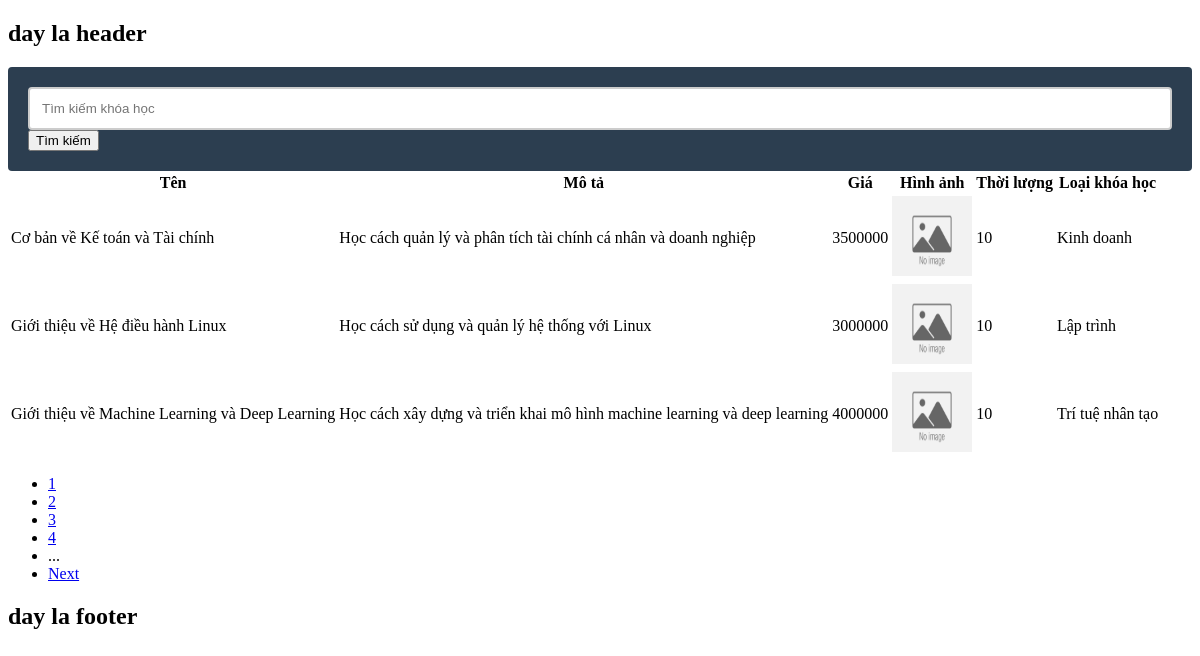
/courses_management.php, run on the app's committed database.
### tables this page shows
CREATE TABLE `courses` (
  `id` int NOT NULL,
  `name` varchar(255) NOT NULL,
  `description` text NOT NULL,
  `price` float NOT NULL,
  `image` varchar(255) NOT NULL,
  `video` varchar(255) NOT NULL,
  `duration` int NOT NULL,
  `category_id` int DEFAULT NULL,
  `deleted` tinyint(1) NOT NULL DEFAULT '0'
);

CREATE TABLE `categories` (
  `id` int NOT NULL,
  `name` varchar(255) NOT NULL
);

### classes/course.php (called while the page is built, shortened)
<?php
class Course
{
    public static function getPaging($conn, $limit, $offset)
    {
        try {
            $sql = "select c.id, c.name, c.description, c.price, c.image, c.video, c.duration,
            categories.name as category_name, c.deleted
            from courses c
            join categories on c.category_id = categories.id
            where c.deleted = false
            order by c.name asc
            limit :limit
            offset :offset";
            $stmt = $conn->prepare($sql);
            $stmt->bindValue(':limit', $limit, PDO::PARAM_INT);
            $stmt->bindValue(':offset', $offset, PDO::PARAM_INT);
            $stmt->setFetchMode(PDO::FETCH_CLASS, 'Course');
            $stmt->execute();
            if ($stmt->execute()) {
                $books = $stmt->fetchAll(PDO::FETCH_ASSOC);
                return $books;
            }
        } catch (PDOException $e) {
            echo $e->getMessage();
            return null;
        }
    }
    public static function count($conn)
    {
        try {
            $sql = "select count(id) from courses where deleted = false";
            return $conn->query($sql)->fetchColumn();
        } catch (PDOException $e) {
            echo $e->getMessage();
            return -1;
        }
    }
}

### inc/init.php (called while the page is built, shortened)
<?php
spl_autoload_register(
    function ($className) {
        $fileName = strtolower($className) . ".php";
        $dirRoot = dirname(__DIR__);
    }
);

### courses_management.php (the view, shortened to what this page needs)
<?
require "inc/init.php";
$conn = require 'inc/db.php';
$total = $_SESSION['role_id'] == 1 ? Course::countAll($conn) : Course::count($conn);
$limit = 3;
$currentpage = $_GET['page'] ?? 1;
$config = [
    'total' => $total,
    'limit' => $limit,
    'full' => false,
];
if ($_SERVER['REQUEST_METHOD'] == 'GET' && isset($_GET['search'])) {
    $search = $_GET['search'];
    $courses = Course::searchCoursePaging($conn, $search,$limit,($currentpage - 1) * $limit);
} else {
    $courses = $_SESSION['role_id'] == 1 ?
    Course::getPagingAll($conn, $limit, ($currentpage - 1) * $limit) :
    Course::getPaging($conn, $limit, ($currentpage - 1) * $limit);
}
?>
<!DOCTYPE html>
<html lang="vi">
<head>
</head>
<body>
    <form action="" method="get">
        <input type="text" name="search" id="search" placeholder="Tìm kiếm khóa học">
        <button type="submit">Tìm kiếm</button>
    </form>
    <?php if (!empty($courses)) : ?>
        <table>
            <thead>
                <tr>
                    <th>Tên</th>
                    <th>Mô tả</th>
                    <th>Giá</th>
                    <th>Hình ảnh</th>
                    <th>Thời lượng</th>
                    <th>Loại khóa học</th>
                </tr>
            </thead>
            <tbody>
                <?php foreach ($courses as $course) : ?>
                    <tr>
                        <td><?php echo $course['name']; ?></td>
                        <td><?php echo $course['description']; ?></td>
                        <td><?php echo $course['price']; ?></td>
                        <td>
                            <? if ($course['image'] && file_exists("uploads/" . $course['image'])) : ?>
                                <img src="uploads/<? echo $course['image'] ?>" width="80" height="80">
                            <? else : ?>
                                <img src="images/noimage.png" width="80" height="80">
                            <? endif; ?>
                        </td>
                        <td><?php echo $course['duration']; ?></td>
                        <td><?php echo $course['category_name']; ?></td>
                    </tr>
                <? endforeach; ?>
            </tbody>
        </table>
    <?php else : ?>
        <p>Không tìm thấy kết quả phù hợp</p>
    <?php endif; ?>
    <div class='content'>
    <?php
        $page = new Pagination($config);
        echo $page->getPagination();
    ?>
</div>
</body>
</html>

### css/style.css (style rules this page uses)
* { box-sizing: border-box; }
input[type=text], input[type=email], input[type=password], textarea { border: 2px solid #ccc; resize: vertical; padding: 12px; border-radius: 4px; width: 100%; }
form { padding: 20px; background: #2C3E50; color: #fff; -moz-border-radius: 4px; -webkit-border-radius: 4px; border-radius: 4px; }

### data on the page
courses: name "Cơ bản về Kế toán và Tài chính", description "Học cách quản lý và phân tích tài chính cá nhân và doanh nghiệp", price "3500000", duration "10", category.name "Kinh doanh"
courses: name "Giới thiệu về Hệ điều hành Linux", description "Học cách sử dụng và quản lý hệ thống với Linux", price "3000000", duration "10", category.name "Lập trình"
courses: name "Giới thiệu về Machine Learning và Deep Learning", description "Học cách xây dựng và triển khai mô hình machine learning và deep learning", price "4000000", duration "10", category.name "Trí tuệ nhân tạo"
